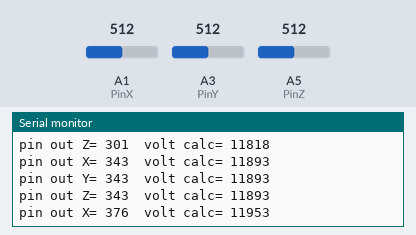
A sketch run on a simulated Arduino Uno, built with avr-gcc and run on an emulated ATmega328P. Shown: the last lines printed to the serial monitor. Inputs (shaded band) come from the test bench; at power-on: A1 (PinX) = 512, A3 (PinY) = 512, A5 (PinZ) = 512.

Above: at 1.2 s.
1.3 s: A1 (PinX) set to 81
At 1.41 s:
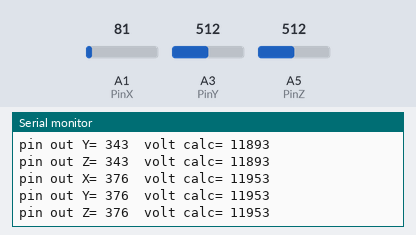
2.8 s: A1 (PinX) set to 71
At 6.9 s:
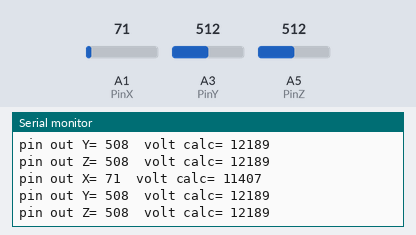
Timing chart, 0 to 8.4 s (numbered marks = the images above; inputs shaded):
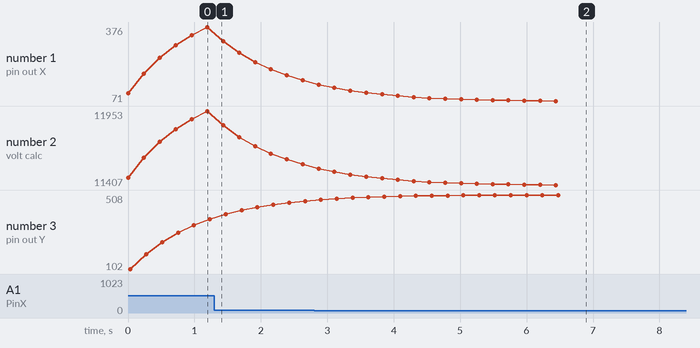

The sketch:

ReadAnalogVavg_3.ino
```cpp
/*
ReadAnalogVaverage_3 -- averages (same) analog input to 3 pins X Y Z, and prints the result to
		the serial monitor if it has changed.
		Used to calibrate and check op amp I/O params, compare accuracy of different AR pins
based on: ReadAnalogVaverage - but using (same) voltage to 3 pins;
		and here we're finding the multiplier for the op-amp part of batt discharger

*/

int prevAvgX;  // global, used in setup and loop
int prevAvgY;
int prevAvgZ;

#define PinX 1   //sample 3 pins at a time
#define PinY 3  // this = A3
#define PinZ 5

void setup()
{
  // initialize serial communication at 9600 bits per second:
  Serial.begin(9600);
  int prevAvgX = analogRead(PinX);  //just some starting place
  int prevAvgY = analogRead(PinY);
  int prevAvgZ = analogRead(PinZ);
}

void loop()
{
         // read the input on analog pins 0-1023
  int sensorVx = analogRead(PinX);
  int sensorVy = analogRead(PinY);
  int sensorVz = analogRead(PinZ);

  int newAvgX = round((sensorVx + 4*prevAvgX)/5);  //updates expon moving average of raw AR's
  int newAvgY = round((sensorVy + 4*prevAvgY)/5);
  int newAvgZ = round((sensorVz + 4*prevAvgZ)/5);

        // Convert the analog reading (which goes from 0 - 1023) to a calc voltage (11.xx - 13.x v.):
  int voltsX = (int)(newAvgX * 1.79 + 11280);  // in mV, resolves about 5 mV
  int voltsY = (int)(newAvgY * 1.79 + 11280);  // was measuring offset from 11.28 v ref from regulator
  int voltsZ = (int)(newAvgZ * 1.79 + 11280);  // 1.79 was test of op amp multiplier

    // print out the new MA if different on pin X
  if (newAvgX != prevAvgX)
    {
      Serial.print("pin out X= "); Serial.print(newAvgX); Serial.print("  volt calc= "); Serial.println(voltsX);
      Serial.print("pin out Y= "); Serial.print(newAvgY); Serial.print("  volt calc= "); Serial.println(voltsY);
      Serial.print("pin out Z= "); Serial.print(newAvgZ); Serial.print("  volt calc= "); Serial.println(voltsZ);

      prevAvgX = newAvgX;
      prevAvgY = newAvgY;
      prevAvgZ = newAvgZ;
    }
    delay (200);   // two loops / second
}
```

Measured:
- after the input at 2.8 s, the serial monitor: prints a new line after 0.07 s (image 2)
- plotted number 1: 376 → 157 after the input at 1.3 s, 157 → 71 after the input at 2.8 s
- plotted number 2: 11953 → 11561 after the input at 1.3 s, 11561 → 11407 after the input at 2.8 s
